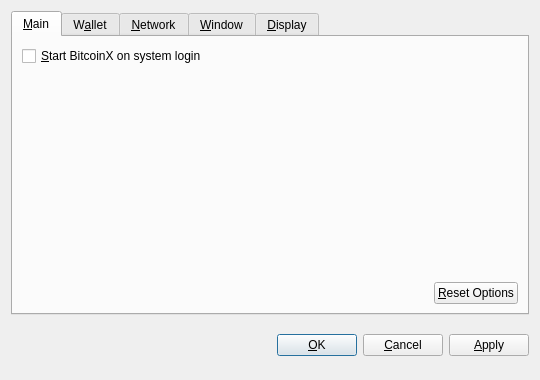
<?xml version="1.0" encoding="UTF-8"?>
<ui version="4.0">
 <class>OptionsDialog</class>
 <widget class="QDialog" name="OptionsDialog">
  <property name="geometry">
   <rect>
    <x>0</x>
    <y>0</y>
    <width>540</width>
    <height>380</height>
   </rect>
  </property>
  <property name="windowTitle">
   <string>Options</string>
  </property>
  <property name="modal">
   <bool>true</bool>
  </property>
  <layout class="QVBoxLayout" name="verticalLayout">
   <item>
    <widget class="QTabWidget" name="tabWidget">
     <property name="tabPosition">
      <enum>QTabWidget::North</enum>
     </property>
     <property name="currentIndex">
      <number>0</number>
     </property>
     <widget class="QWidget" name="tabMain">
      <attribute name="title">
       <string>&amp;Main</string>
      </attribute>
      <layout class="QVBoxLayout" name="verticalLayout_Main">
       <item>
        <widget class="QCheckBox" name="bitcoinAtStartup">
         <property name="toolTip">
          <string>Automatically start BitcoinX after logging in to the system.</string>
         </property>
         <property name="text">
          <string>&amp;Start BitcoinX on system login</string>
         </property>
        </widget>
       </item>
       <item>
        <spacer name="verticalSpacer_Main">
         <property name="orientation">
          <enum>Qt::Vertical</enum>
         </property>
         <property name="sizeHint" stdset="0">
          <size>
           <width>20</width>
           <height>40</height>
          </size>
         </property>
        </spacer>
       </item>
       <item>
        <layout class="QHBoxLayout" name="horizontalLayout_2_Main">
         <item>
          <spacer name="horizontalSpacer_2_Main">
           <property name="orientation">
            <enum>Qt::Horizontal</enum>
           </property>
           <property name="sizeHint" stdset="0">
            <size>
             <width>40</width>
             <height>20</height>
            </size>
           </property>
          </spacer>
         </item>
         <item>
          <widget class="QPushButton" name="resetButton">
           <property name="toolTip">
            <string>Reset all client options to default.</string>
           </property>
           <property name="text">
            <string>&amp;Reset Options</string>
           </property>
           <property name="autoDefault">
            <bool>false</bool>
           </property>
          </widget>
         </item>
        </layout>
       </item>
      </layout>
     </widget>
     <widget class="QWidget" name="tabWallet">
      <attribute name="title">
       <string>W&amp;allet</string>
      </attribute>
      <layout class="QVBoxLayout" name="verticalLayout_Network">
       <item>
        <widget class="QLabel" name="transactionFeeInfoLabel">
         <property name="text">
          <string>Optional transaction fee per kB that helps make sure your transactions are processed quickly. Most transactions are 1 kB.</string>
         </property>
         <property name="textFormat">
          <enum>Qt::PlainText</enum>
         </property>
         <property name="wordWrap">
          <bool>true</bool>
         </property>
        </widget>
       </item>
       <item>
        <layout class="QHBoxLayout" name="horizontalLayout_1_Main">
         <item>
          <widget class="QLabel" name="transactionFeeLabel">
           <property name="text">
            <string>Pay transaction &amp;fee</string>
           </property>
           <property name="textFormat">
            <enum>Qt::PlainText</enum>
           </property>
           <property name="buddy">
            <cstring>transactionFee</cstring>
           </property>
          </widget>
         </item>
         <item>
          <widget class="BitcoinAmountField" name="transactionFee"/>
         </item>
         <item>
          <spacer name="horizontalSpacer_1_Main">
           <property name="orientation">
            <enum>Qt::Horizontal</enum>
           </property>
           <property name="sizeHint" stdset="0">
            <size>
             <width>40</width>
             <height>20</height>
            </size>
           </property>
          </spacer>
         </item>
        </layout>
       </item>
       <item>
        <widget class="QLabel" name="label">
         <property name="text">
          <string>If you disable the spending of unconfirmed change, the change from a transaction cannot be used until that transaction has at least one confirmation. This also affects how your balance is computed.</string>
         </property>
         <property name="wordWrap">
          <bool>true</bool>
         </property>
        </widget>
       </item>
       <item>
        <widget class="QCheckBox" name="spendZeroConfChange">
         <property name="text">
          <string>Spend unconfirmed change  (experts only)</string>
         </property>
        </widget>
       </item>
       <item>
        <spacer name="verticalSpacer">
         <property name="orientation">
          <enum>Qt::Vertical</enum>
         </property>
         <property name="sizeHint" stdset="0">
          <size>
           <width>20</width>
           <height>40</height>
          </size>
         </property>
        </spacer>
       </item>
      </layout>
     </widget>
     <widget class="QWidget" name="tabNetwork">
      <attribute name="title">
       <string>&amp;Network</string>
      </attribute>
      <layout class="QVBoxLayout" name="verticalLayout_Network">
       <item>
        <widget class="QCheckBox" name="mapPortUpnp">
         <property name="toolTip">
          <string>Automatically open the BitcoinX client port on the router. This only works when your router supports UPnP and it is enabled.</string>
         </property>
         <property name="text">
          <string>Map port using &amp;UPnP</string>
         </property>
        </widget>
       </item>
       <item>
        <widget class="QCheckBox" name="connectSocks">
         <property name="toolTip">
          <string>Connect to the BitcoinX network through a SOCKS proxy (e.g. when connecting through Tor).</string>
         </property>
         <property name="text">
          <string>&amp;Connect through SOCKS proxy:</string>
         </property>
        </widget>
       </item>
       <item>
        <layout class="QHBoxLayout" name="horizontalLayout_Network">
         <item>
          <widget class="QLabel" name="proxyIpLabel">
           <property name="text">
            <string>Proxy &amp;IP:</string>
           </property>
           <property name="textFormat">
            <enum>Qt::PlainText</enum>
           </property>
           <property name="buddy">
            <cstring>proxyIp</cstring>
           </property>
          </widget>
         </item>
         <item>
          <widget class="QValidatedLineEdit" name="proxyIp">
           <property name="maximumSize">
            <size>
             <width>140</width>
             <height>16777215</height>
            </size>
           </property>
           <property name="toolTip">
            <string>IP address of the proxy (e.g. 127.0.0.1)</string>
           </property>
          </widget>
         </item>
         <item>
          <widget class="QLabel" name="proxyPortLabel">
           <property name="text">
            <string>&amp;Port:</string>
           </property>
           <property name="textFormat">
            <enum>Qt::PlainText</enum>
           </property>
           <property name="buddy">
            <cstring>proxyPort</cstring>
           </property>
          </widget>
         </item>
         <item>
          <widget class="QLineEdit" name="proxyPort">
           <property name="maximumSize">
            <size>
             <width>55</width>
             <height>16777215</height>
            </size>
           </property>
           <property name="toolTip">
            <string>Port of the proxy (e.g. 9050)</string>
           </property>
          </widget>
         </item>
         <item>
          <widget class="QLabel" name="socksVersionLabel">
           <property name="text">
            <string>SOCKS &amp;Version:</string>
           </property>
           <property name="textFormat">
            <enum>Qt::PlainText</enum>
           </property>
           <property name="buddy">
            <cstring>socksVersion</cstring>
           </property>
          </widget>
         </item>
         <item>
          <widget class="QValueComboBox" name="socksVersion">
           <property name="toolTip">
            <string>SOCKS version of the proxy (e.g. 5)</string>
           </property>
          </widget>
         </item>
         <item>
          <spacer name="horizontalSpacer_Network">
           <property name="orientation">
            <enum>Qt::Horizontal</enum>
           </property>
           <property name="sizeHint" stdset="0">
            <size>
             <width>40</width>
             <height>20</height>
            </size>
           </property>
          </spacer>
         </item>
        </layout>
       </item>
       <item>
        <spacer name="verticalSpacer_Network">
         <property name="orientation">
          <enum>Qt::Vertical</enum>
         </property>
         <property name="sizeHint" stdset="0">
          <size>
           <width>20</width>
           <height>40</height>
          </size>
         </property>
        </spacer>
       </item>
      </layout>
     </widget>
     <widget class="QWidget" name="tabWindow">
      <attribute name="title">
       <string>&amp;Window</string>
      </attribute>
      <layout class="QVBoxLayout" name="verticalLayout_Window">
       <item>
        <widget class="QCheckBox" name="minimizeToTray">
         <property name="toolTip">
          <string>Show only a tray icon after minimizing the window.</string>
         </property>
         <property name="text">
          <string>&amp;Minimize to the tray instead of the taskbar</string>
         </property>
        </widget>
       </item>
       <item>
        <widget class="QCheckBox" name="minimizeOnClose">
         <property name="toolTip">
          <string>Minimize instead of exit the application when the window is closed. When this option is enabled, the application will be closed only after selecting Quit in the menu.</string>
         </property>
         <property name="text">
          <string>M&amp;inimize on close</string>
         </property>
        </widget>
       </item>
       <item>
        <spacer name="verticalSpacer_Window">
         <property name="orientation">
          <enum>Qt::Vertical</enum>
         </property>
         <property name="sizeHint" stdset="0">
          <size>
           <width>20</width>
           <height>40</height>
          </size>
         </property>
        </spacer>
       </item>
      </layout>
     </widget>
     <widget class="QWidget" name="tabDisplay">
      <attribute name="title">
       <string>&amp;Display</string>
      </attribute>
      <layout class="QVBoxLayout" name="verticalLayout_Display">
       <item>
        <layout class="QHBoxLayout" name="horizontalLayout_1_Display">
         <item>
          <widget class="QLabel" name="langLabel">
           <property name="text">
            <string>User Interface &amp;language:</string>
           </property>
           <property name="textFormat">
            <enum>Qt::PlainText</enum>
           </property>
           <property name="buddy">
            <cstring>lang</cstring>
           </property>
          </widget>
         </item>
         <item>
          <widget class="QValueComboBox" name="lang">
           <property name="toolTip">
            <string>The user interface language can be set here. This setting will take effect after restarting BitcoinX.</string>
           </property>
          </widget>
         </item>
        </layout>
       </item>
       <item>
        <layout class="QHBoxLayout" name="horizontalLayout_2_Display">
         <item>
          <widget class="QLabel" name="unitLabel">
           <property name="text">
            <string>&amp;Unit to show amounts in:</string>
           </property>
           <property name="textFormat">
            <enum>Qt::PlainText</enum>
           </property>
           <property name="buddy">
            <cstring>unit</cstring>
           </property>
          </widget>
         </item>
         <item>
          <widget class="QValueComboBox" name="unit">
           <property name="toolTip">
            <string>Choose the default subdivision unit to show in the interface and when sending coins.</string>
           </property>
          </widget>
         </item>
        </layout>
       </item>
       <item>
        <widget class="QCheckBox" name="displayAddresses">
         <property name="toolTip">
          <string>Whether to show BitcoinX addresses in the transaction list or not.</string>
         </property>
         <property name="text">
          <string>&amp;Display addresses in transaction list</string>
         </property>
        </widget>
       </item>
       <item>
        <widget class="QCheckBox" name="coinControlFeatures">
         <property name="toolTip">
          <string>Whether to show coin control features or not.</string>
         </property>
         <property name="text">
          <string>Display coin &amp;control features (experts only!)</string>
         </property>
        </widget>
       </item>
       <item>
        <spacer name="verticalSpacer_Display">
         <property name="orientation">
          <enum>Qt::Vertical</enum>
         </property>
         <property name="sizeHint" stdset="0">
          <size>
           <width>20</width>
           <height>40</height>
          </size>
         </property>
        </spacer>
       </item>
      </layout>
     </widget>
    </widget>
   </item>
   <item>
    <layout class="QHBoxLayout" name="horizontalLayout_Buttons">
     <item>
      <spacer name="horizontalSpacer_1">
       <property name="orientation">
        <enum>Qt::Horizontal</enum>
       </property>
       <property name="sizeHint" stdset="0">
        <size>
         <width>40</width>
         <height>48</height>
        </size>
       </property>
      </spacer>
     </item>
     <item>
      <widget class="QLabel" name="statusLabel">
       <property name="font">
        <font>
         <weight>75</weight>
         <bold>true</bold>
        </font>
       </property>
       <property name="text">
        <string/>
       </property>
       <property name="textFormat">
        <enum>Qt::PlainText</enum>
       </property>
       <property name="wordWrap">
        <bool>true</bool>
       </property>
      </widget>
     </item>
     <item>
      <spacer name="horizontalSpacer_2">
       <property name="orientation">
        <enum>Qt::Horizontal</enum>
       </property>
       <property name="sizeHint" stdset="0">
        <size>
         <width>40</width>
         <height>48</height>
        </size>
       </property>
      </spacer>
     </item>
     <item>
      <widget class="QPushButton" name="okButton">
       <property name="text">
        <string>&amp;OK</string>
       </property>
      </widget>
     </item>
     <item>
      <widget class="QPushButton" name="cancelButton">
       <property name="text">
        <string>&amp;Cancel</string>
       </property>
       <property name="autoDefault">
        <bool>false</bool>
       </property>
      </widget>
     </item>
     <item>
      <widget class="QPushButton" name="applyButton">
       <property name="text">
        <string>&amp;Apply</string>
       </property>
       <property name="autoDefault">
        <bool>false</bool>
       </property>
      </widget>
     </item>
    </layout>
   </item>
  </layout>
 </widget>
 <customwidgets>
  <customwidget>
   <class>BitcoinAmountField</class>
   <extends>QSpinBox</extends>
   <header>bitcoinamountfield.h</header>
  </customwidget>
  <customwidget>
   <class>QValueComboBox</class>
   <extends>QComboBox</extends>
   <header>qvaluecombobox.h</header>
  </customwidget>
  <customwidget>
   <class>QValidatedLineEdit</class>
   <extends>QLineEdit</extends>
   <header>qvalidatedlineedit.h</header>
  </customwidget>
 </customwidgets>
 <resources/>
 <connections/>
</ui>
